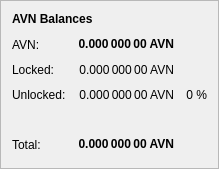
         <widget class="QFrame" name="frame_3"> <!-- TOTALS -->
          <property name="geometry">
           <rect>
            <x>0</x>
            <y>150</y>
            <width>0</width> <!-- 400 -->
            <height>0</height> <!-- 201 -->
           </rect>
          </property>
          <property name="frameShape">
           <enum>QFrame::StyledPanel</enum>
          </property>
          <property name="frameShadow">
           <enum>QFrame::Raised</enum>
          </property>
          <layout class="QVBoxLayout" name="verticalLayout_5">
           <item>
            <layout class="QHBoxLayout" name="horizontalLayout_5" stretch="0">
             <item alignment="Qt::AlignBottom">
              <widget class="QLabel" name="label_5z">
               <property name="maximumSize">
                <size>
                 <width>16777215</width>
                 <height>20</height>
                </size>
               </property>
               <property name="font">
                <font>
                 <weight>75</weight>
                 <bold>true</bold>
                </font>
               </property>
               <property name="toolTip">
                <string>AVN Balances (including unconfirmed and immature coins)</string>
               </property>
               <property name="text">
                <string>&lt;html&gt;&lt;head/&gt;&lt;body&gt;&lt;p&gt;AVN Balances&lt;/p&gt;&lt;/body&gt;&lt;/html&gt;</string>
               </property>
              </widget>
             </item>
            </layout>
           </item>
           <item>
            <layout class="QGridLayout" name="gridLayout_3" rowstretch="0,0,0,0,0,0,0" rowminimumheight="0,25,25,25,25,0,25">
             <property name="horizontalSpacing">
              <number>12</number>
             </property>
             <property name="verticalSpacing">
              <number>0</number>
             </property>

             <!-- REMOVE -->
             <!--
             <item row="4" column="1">
              <widget class="QLabel" name="labelzBalancez">
               <property name="font">
                <font>
                 <weight>75</weight>
                 <bold>true</bold>
                </font>
               </property>
               <property name="cursor">
                <cursorShape>IBeamCursor</cursorShape>
               </property>
               <property name="toolTip">
                <string>Total of transactions that have yet to be confirmed, and do not yet count toward the spendable balance</string>
               </property>
               <property name="text">
                <string notr="true">0.000 000 00 AVN</string>
               </property>
               <property name="alignment">
                <set>Qt::AlignRight|Qt::AlignTrailing|Qt::AlignVCenter</set>
               </property>
               <property name="textInteractionFlags">
                <set>Qt::LinksAccessibleByMouse|Qt::TextSelectableByKeyboard|Qt::TextSelectableByMouse</set>
               </property>
              </widget>
             </item>
             -->

             <item row="6" column="1">
              <widget class="QLabel" name="labelTotalz">
               <property name="font">
                <font>
                 <weight>75</weight>
                 <bold>true</bold>
                </font>
               </property>
               <property name="cursor">
                <cursorShape>IBeamCursor</cursorShape>
               </property>
               <property name="toolTip">
                <string>Total Balance, including unconfirmed and immature coins.</string>
               </property>
               <property name="text">
                <string notr="true">0.000 000 00 AVN</string>
               </property>
               <property name="alignment">
                <set>Qt::AlignRight|Qt::AlignTrailing|Qt::AlignVCenter</set>
               </property>
               <property name="textInteractionFlags">
                <set>Qt::LinksAccessibleByMouse|Qt::TextSelectableByKeyboard|Qt::TextSelectableByMouse</set>
               </property>
              </widget>
             </item>

             <!-- REMOVE -->
             <!--
             <item row="4" column="3">
              <spacer name="horizontalSpacer_6">
               <property name="orientation">
                <enum>Qt::Horizontal</enum>
               </property>
               <property name="sizeHint" stdset="0">
                <size>
                 <width>40</width>
                 <height>1</height>
                </size>
               </property>
              </spacer>
             </item>
             -->

             <item row="6" column="0">
              <widget class="QLabel" name="labelTotalTextz">
               <property name="text">
                <string>Total:</string>
               </property>
              </widget>
             </item>
             <item row="1" column="0">
              <widget class="QLabel" name="labelBalanceTextz">
               <property name="text">
                <string>AVN:</string>
               </property>
              </widget>
             </item>
             <item row="1" column="1">
              <widget class="QLabel" name="labelBalancez">
               <property name="font">
                <font>
                 <weight>75</weight>
                 <bold>true</bold>
                </font>
               </property>
               <property name="cursor">
                <cursorShape>IBeamCursor</cursorShape>
               </property>
               <property name="toolTip">
                <string>Your current spendable balance</string>
               </property>
               <property name="text">
                <string notr="true">0.000 000 00 AVN</string>
               </property>
               <property name="alignment">
                <set>Qt::AlignRight|Qt::AlignTrailing|Qt::AlignVCenter</set>
               </property>
               <property name="textInteractionFlags">
                <set>Qt::LinksAccessibleByMouse|Qt::TextSelectableByKeyboard|Qt::TextSelectableByMouse</set>
               </property>
              </widget>
             </item>

             <!-- REMOVE -->
             <!--
             <item row="4" column="0">
              <widget class="QLabel" name="labelzBalanceTextz">
               <property name="toolTip">
                <string/>
               </property>
               <property name="text">
                <string>zAVN:</string>
               </property>
              </widget>
             </item>
             -->
             <!-- REMOVE -->
             <!--
             <item row="4" column="2">
              <widget class="QLabel" name="labelzAVNPercent">
               <property name="toolTip">
                <string>Current percentage of zAVN. If AutoMint is enabled this percentage will settle around the configured AutoMint percentage (default = 10%)</string>
               </property>
               <property name="text">
                <string>0 %</string>
               </property>
               <property name="alignment">
                <set>Qt::AlignRight|Qt::AlignTrailing|Qt::AlignVCenter</set>
               </property>
              </widget>
             </item>
             -->

             <item row="6" column="2">
              <widget class="QLabel" name="label100Percent">
               <property name="text">
                <string/>
               </property>
               <property name="alignment">
                <set>Qt::AlignRight|Qt::AlignTrailing|Qt::AlignVCenter</set>
               </property>
              </widget>
             </item>

             <item row="2" column="1">
              <widget class="QLabel" name="labelLockedBalance">
               <property name="toolTip">
                <!--<string>Locked AVN or Masternode collaterals. These are excluded from zAVN minting.</string>-->
                <string>Locked AVN or Masternode collaterals.</string>
               </property>
               <property name="text">
                <string>0.000 000 00 AVN</string>
               </property>
               <property name="alignment">
                <set>Qt::AlignRight|Qt::AlignTrailing|Qt::AlignVCenter</set>
               </property>
              </widget>
             </item>
             <item row="2" column="0">
              <widget class="QLabel" name="labelLockedBalanceText">
               <property name="toolTip">
                <!--<string>Locked AVN or Masternode collaterals. These are excluded from zAVN minting.</string>-->
                <string>Locked AVN or Masternode collaterals.</string>
               </property>
               <property name="text">
                <string>Locked:</string>
               </property>
              </widget>
             </item>
             <item row="3" column="0">
              <widget class="QLabel" name="labelUnLockedBalanceText">
               <property name="toolTip">
                <!--<string>Unlocked AVNs. These can be used for zAVN minting.</string>-->
                <string>Unlocked AVNs.</string>
               </property>
               <property name="text">
                <string>Unlocked:</string>
               </property>
              </widget>
             </item>
             <item row="3" column="1">
              <widget class="QLabel" name="labelUnLockedBalance">
               <property name="toolTip">
                <!--<string>Unlocked AVNs. These can be used for zAVN minting.</string>-->
                <string>Unlocked AVNs.</string>
               </property>
               <property name="text">
                <string>0.000 000 00 AVN</string>
               </property>
               <property name="alignment">
                <set>Qt::AlignRight|Qt::AlignTrailing|Qt::AlignVCenter</set>
               </property>
              </widget>
             </item>
             <item row="3" column="2">
              <widget class="QLabel" name="labelAVNPercent">
               <property name="text">
                <string>0 %</string>
               </property>
               <property name="alignment">
                <set>Qt::AlignRight|Qt::AlignTrailing|Qt::AlignVCenter</set>
               </property>
              </widget>
             </item>

             <!-- REMOVE -->
             <!--
             <item row="5" column="2">
              <widget class="Line" name="lineWatchBalance_3">
               <property name="sizePolicy">
                <sizepolicy hsizetype="Preferred" vsizetype="Fixed">
                 <horstretch>0</horstretch>
                 <verstretch>0</verstretch>
                </sizepolicy>
               </property>
               <property name="minimumSize">
                <size>
                 <width>80</width>
                 <height>0</height>
                </size>
               </property>
               <property name="orientation">
                <enum>Qt::Horizontal</enum>
               </property>
              </widget>
             </item>
             -->

             <!-- REMOVE -->
             <!--
             <item row="5" column="0" colspan="2">
              <widget class="Line" name="lineSpendableBalance_3">
               <property name="orientation">
                <enum>Qt::Horizontal</enum>
               </property>
              </widget>
             </item>
             -->

            </layout>
           </item>
          </layout>
         </widget>
